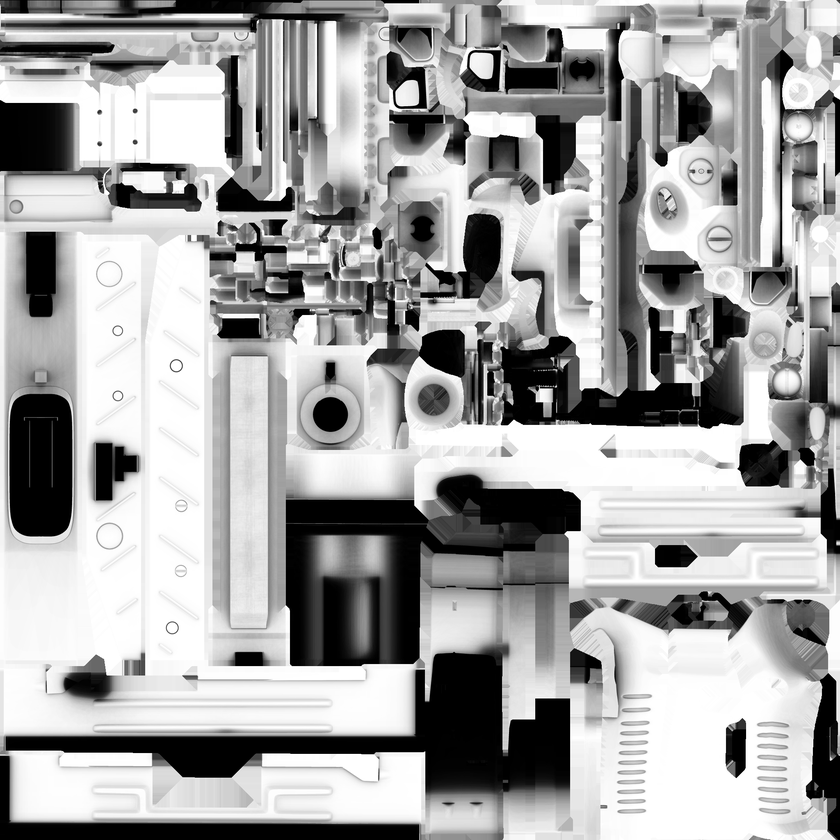
#> input picture assets/UZI_AO.png, 840 x 840 px, shrunk from 2048 x 2048 before the run
$ python render_critique.py ../assets/UZI_AO.png
#> lines starting #> are read from the running program, lines starting #| are printed output that depends on the picture; after the words box and inside, x2 and y2 are one past the last pixel; in counts of white or black regions, pixels touching at a corner belong together
#!/usr/bin/env python3
"""Headless render-critique tool for ElectroBench screenshots.

Loads PPM/PNG frames, computes scene-health statistics (exposure clipping,
colour cast, contrast, overbright region geometry) and prints a terse,
actionable critique. Untracked local tooling -- do NOT commit.

Usage: python3 scripts/render_critique.py frame1.ppm [frame2.png ...]
"""
import sys
import os
from collections import deque

import numpy as np
from PIL import Image


def load_frame(path):
    """Return HxWx3 float RGB in [0,1]. Parses PPM headers properly."""
#> called with path = '../assets/UZI_AO.png'
    if path.lower().endswith(".ppm"):
        with open(path, "rb") as f:
            data = f.read()
        # tokenize header: P6, width, height, maxval, then single whitespace
        tokens = []
        i = 0
        while len(tokens) < 4:
            while i < len(data) and data[i : i + 1].isspace():
                i += 1
            if data[i : i + 1] == b"#":
                while i < len(data) and data[i] != 10:
                    i += 1
                continue
            j = i
            while j < len(data) and not data[j : j + 1].isspace():
                j += 1
            tokens.append(data[i:j])
            i = j
        i += 1  # the single whitespace after maxval
        w, h = int(tokens[1]), int(tokens[2])
        px = np.frombuffer(data, dtype=np.uint8, offset=i).reshape(h, w, 3)
        return px.astype(np.float32) / 255.0
    img = Image.open(path).convert("RGB")
#> img is the input picture: PIL image 840x840 RGB; min 0, max 255, mean 163.4
    return np.asarray(img, dtype=np.float32) / 255.0


def luma(rgb):
    return rgb[..., 0] * 0.2126 + rgb[..., 1] * 0.7152 + rgb[..., 2] * 0.0722


def largest_blob(mask):
    """Largest 4-connected component of a bool mask: (area_px, bbox)."""
    h, w = mask.shape
    seen = np.zeros_like(mask, dtype=bool)
    best = (0, None)
    for sy, sx in zip(*np.nonzero(mask)):
        if seen[sy, sx]:
            continue
        q = deque([(sy, sx)])
        seen[sy, sx] = True
        area = 0
        x0 = x1 = sx
        y0 = y1 = sy
        while q:
            y, x = q.popleft()
            area += 1
            x0, x1 = min(x0, x), max(x1, x)
            y0, y1 = min(y0, y), max(y1, y)
            for dy, dx in ((1, 0), (-1, 0), (0, 1), (0, -1)):
                ny, nx = y + dy, x + dx
                if 0 <= ny < h and 0 <= nx < w and mask[ny, nx] and not seen[ny, nx]:
                    seen[ny, nx] = True
                    q.append((ny, nx))
        if area > best[0]:
            best = (area, (x0, y0, x1, y1))
    return best


def critique(path):
    rgb = load_frame(path)
    h, w, _ = rgb.shape
#> h = 840; w = 840
    L = luma(rgb)
    sat = rgb.max(axis=-1) - rgb.min(axis=-1)
#> sat: shape (840, 840) float32; every value is 0
    name = os.path.basename(path)

    print(f"== {name}  ({w}x{h}) ==")
#| == UZI_AO.png  (840x840) ==
    print(
        f"  luma   mean={L.mean():.3f}  p50={np.percentile(L,50):.3f}  "
        f"p95={np.percentile(L,95):.3f}  p99={np.percentile(L,99):.3f}  max={L.max():.3f}"
    )
#|   luma   mean=0.641  p50=0.776  p95=1.000  p99=1.000  max=1.000
    print(
        f"  clip   over(>0.97)={100*(L>0.97).mean():.2f}%  "
        f"under(<0.03)={100*(L<0.03).mean():.2f}%"
    )
#|   clip   over(>0.97)=20.73%  under(<0.03)=13.73%
    print(
        f"  colour R/G/B mean={rgb[...,0].mean():.3f}/{rgb[...,1].mean():.3f}/"
        f"{rgb[...,2].mean():.3f}  sat mean={sat.mean():.3f}"
    )
#|   colour R/G/B mean=0.641/0.641/0.641  sat mean=0.000
    # region breakdown (thirds vertically)
    for label, sl in (("top", slice(0, h // 3)),
                      ("mid", slice(h // 3, 2 * h // 3)),
                      ("bot", slice(2 * h // 3, h))):
        r = rgb[sl]
        print(
            f"  region {label:3s} luma={L[sl].mean():.3f}  "
            f"over={100*(L[sl]>0.97).mean():.2f}%  "
            f"RGB={r[...,0].mean():.2f}/{r[...,1].mean():.2f}/{r[...,2].mean():.2f}"
        )
#> this loop made 3 passes
#|   region top luma=0.625  over=14.52%  RGB=0.63/0.63/0.63
#|   region mid luma=0.624  over=20.08%  RGB=0.62/0.62/0.62
#|   region bot luma=0.673  over=27.59%  RGB=0.67/0.67/0.67
#> pass 1, in critique, `r = rgb[sl]`:
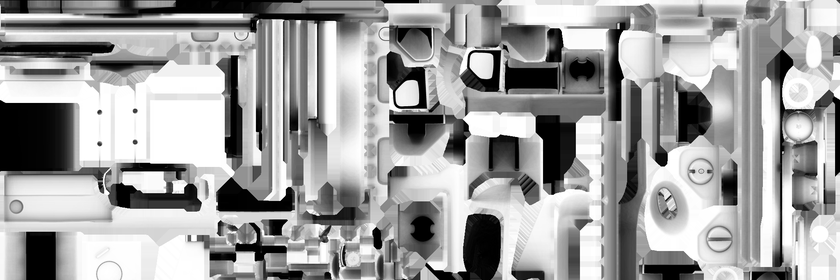
#> r: shape (280, 840, 3) float32; min 0, max 1, mean 0.625
#> pass 2, in critique, `r = rgb[sl]`:
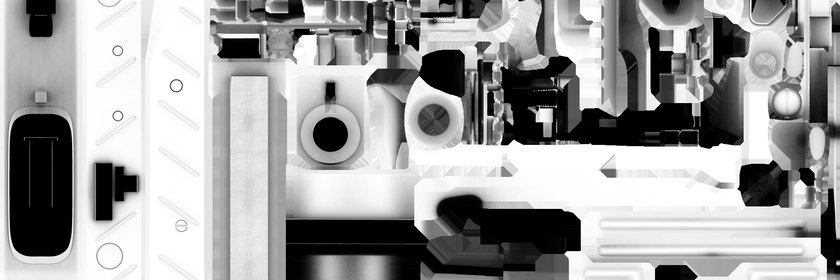
#> r: shape (280, 840, 3) float32; min 0, max 1, mean 0.624
#> pass 3, in critique, `r = rgb[sl]`:
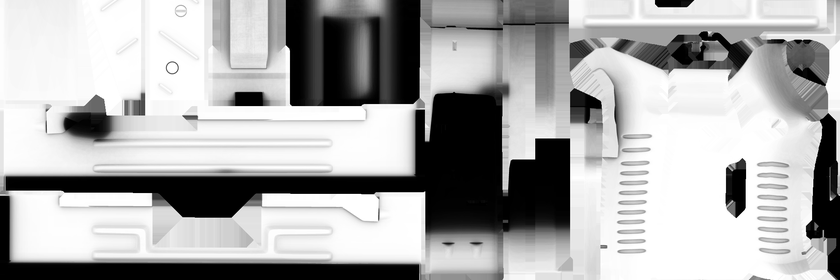
#> r: shape (280, 840, 3) float32; min 0, max 1, mean 0.673
    # overbright blob geometry: the "white dome / starburst" detector
    mask = L > 0.93
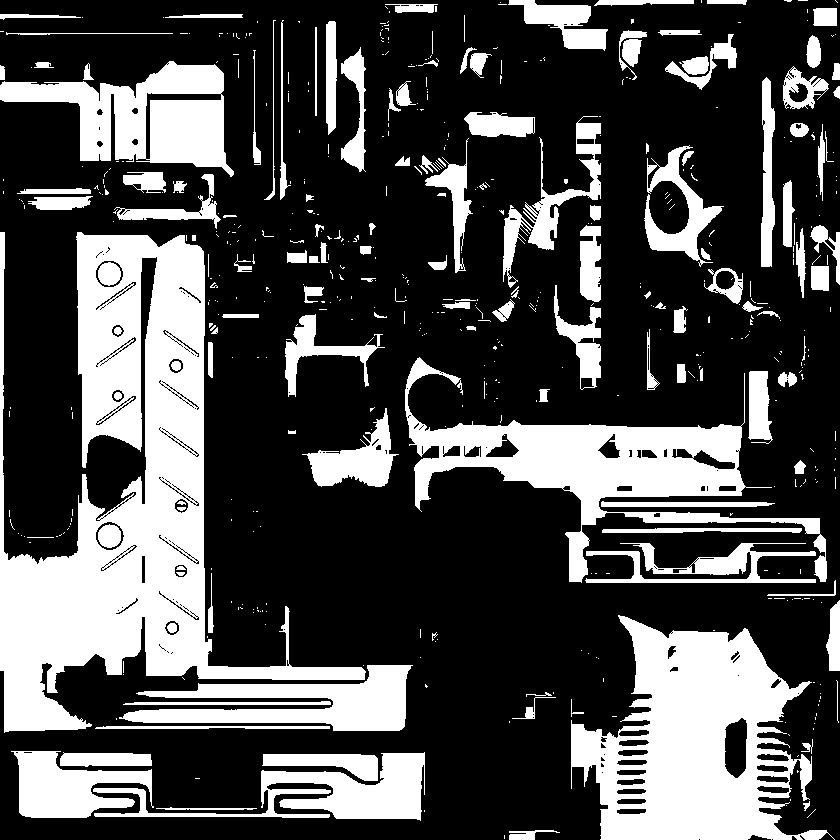
#> mask: shape (840, 840) bool; 29.9% white; 565 white regions (423 under 20 px), largest, box (x1, y1, x2, y2) and area: (0, 232, 366, 733) 61871, (571, 615, 835, 840) 32350, (405, 357, 827, 583) 22638
    if mask.any():
        area, bbox = largest_blob(mask)
#> the loop in largest_blob, `for sy, sx in zip(*np.nonzero(mask)):` made 210622 passes
#> sx on passes 2 to 4: 510, 511, 512
#> after the loop in largest_blob, `for sy, sx in zip(*np.nonzero(mask)):`: best = (61661, (0, 232, 365, 732))
#> area = 61661; bbox = (0, 232, 365, 732)
        pct = 100.0 * area / (h * w)
#> pct = 8.74
        x0, y0, x1, y1 = bbox
#> x0 = 0; y0 = 232; x1 = 365; y1 = 732
        bw, bh = x1 - x0 + 1, y1 - y0 + 1
#> bw = 366; bh = 501
        fill = area / (bw * bh)
#> fill = 0.336
        print(
            f"  BLOB>0.93: {pct:.2f}% of frame  bbox=({x0},{y0})-({x1},{y1}) "
            f"{bw}x{bh}  fill={fill:.2f}"
            + ("   <-- SOLID MASS (dome/sheet!)" if fill > 0.55 and bw > w * 0.08 else "")
        )
#|   BLOB>0.93: 8.74% of frame  bbox=(0,232)-(365,732) 366x501  fill=0.34
    else:
        print("  BLOB>0.93: none")
    # contrast: rms of laplacian as a crispness proxy
    gy, gx = np.gradient(L)
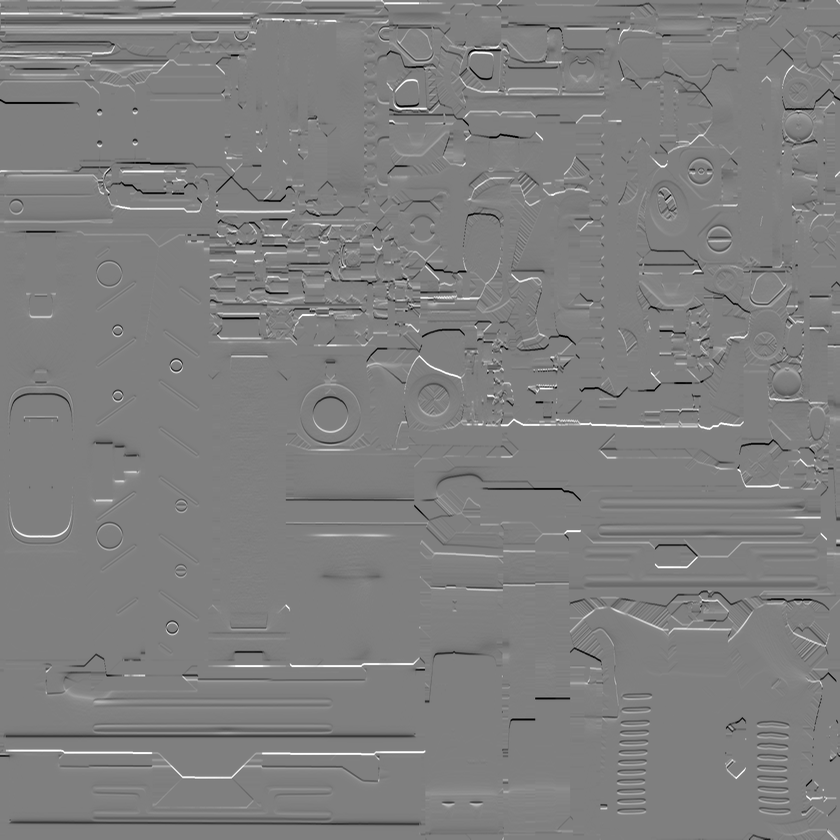
#> gy: shape (840, 840) float32; min -0.5, max 0.5, mean -7.12e-05; drawn with min black and max white
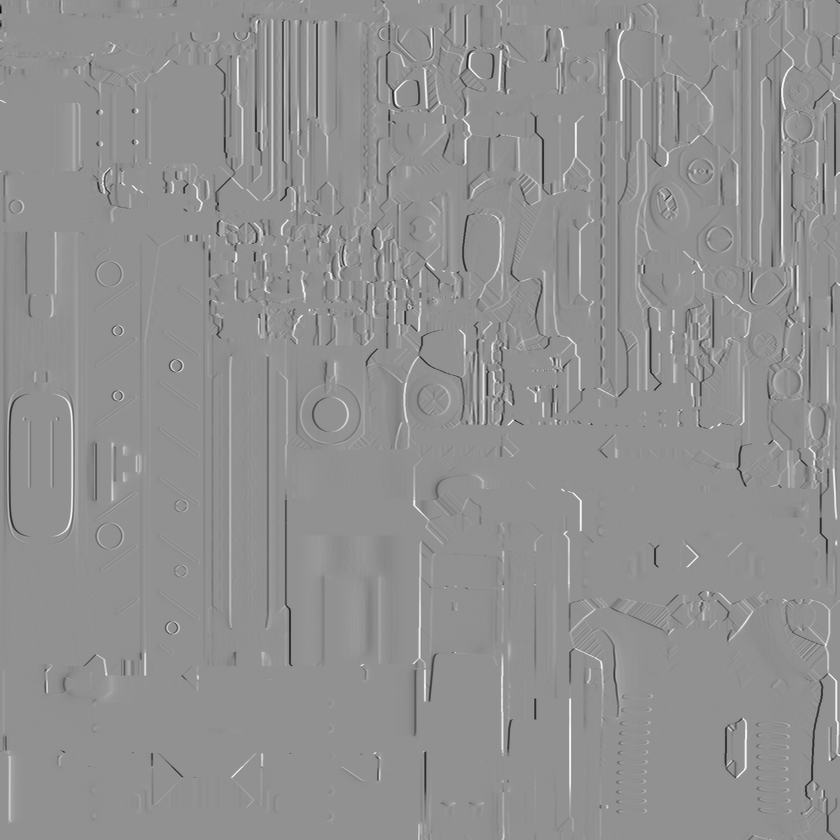
#> gx: shape (840, 840) float32; min -0.714, max 0.541, mean -0.000169; drawn with min black and max white
    print(f"  detail grad-rms={np.sqrt((gx**2+gy**2).mean()):.4f}")
#|   detail grad-rms=0.0853
    print()


if __name__ == "__main__":
    for p in sys.argv[1:]:
        critique(p)

$ run again, on assets/UZI_Metallic.png
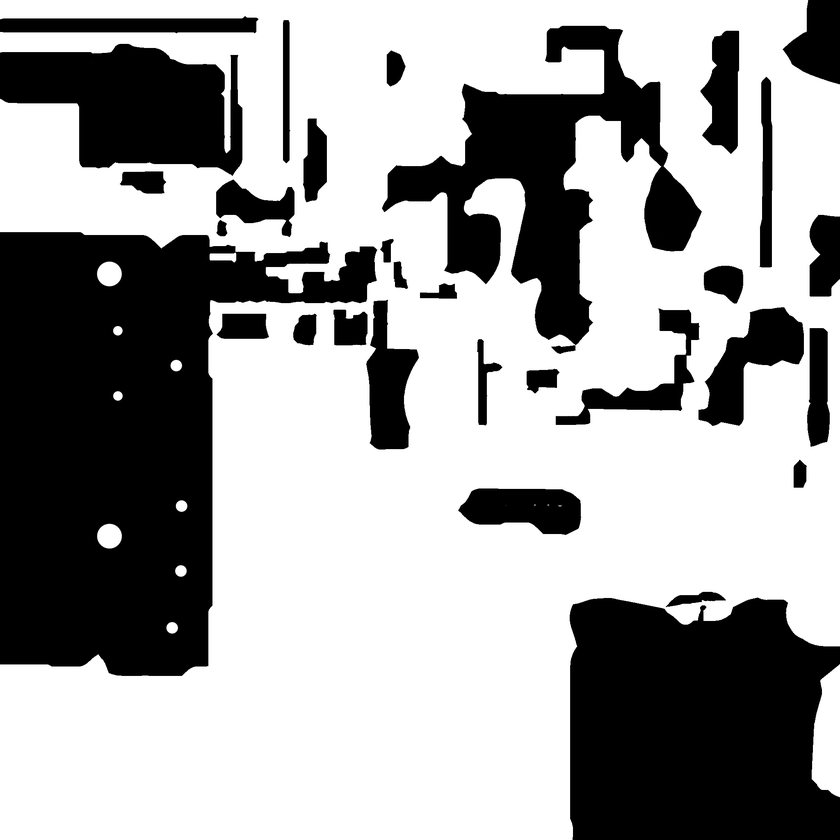
#> input picture assets/UZI_Metallic.png, 840 x 840 px, shrunk from 2048 x 2048 before the run
#> sat: shape (840, 840) float32; every value is 0
#| == UZI_Metallic.png  (840x840) ==
#|   luma   mean=0.633  p50=1.000  p95=1.000  p99=1.000  max=1.000
#|   clip   over(>0.97)=62.48%  under(<0.03)=35.74%
#|   colour R/G/B mean=0.633/0.633/0.633  sat mean=0.000
#> the loop in critique, `for label, sl in (("top", slice(0, h // 3)), ("mid", slice(h // 3, 2 *..` made 3 passes
#|   region top luma=0.632  over=61.77%  RGB=0.63/0.63/0.63
#|   region mid luma=0.614  over=60.43%  RGB=0.61/0.61/0.61
#|   region bot luma=0.655  over=65.25%  RGB=0.66/0.66/0.66
#> in critique, `mask = L > 0.93`:
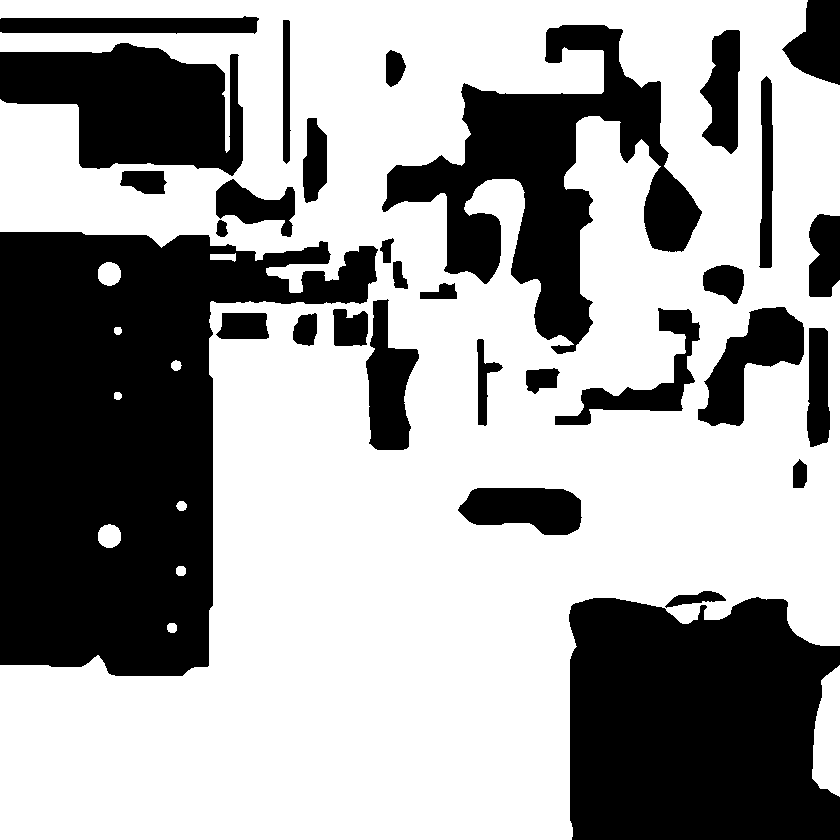
#> mask: shape (840, 840) bool; 62.6% white; 31 black regions, largest, box (x1, y1, x2, y2) and area: (0, 232, 378, 676) 97777, (569, 597, 840, 840) 58324, (382, 25, 702, 354) 35877
#> the loop in largest_blob, `for sy, sx in zip(*np.nonzero(mask)):` made 441816 passes
#> best on pass 1: (437501, (0, 0, 839, 839))
#> in critique, `area, bbox = largest_blob(mask)`: area = 437501; bbox = (0, 0, 839, 839)
#> pct = 62
#> in critique, `x0, y0, x1, y1 = bbox`: x0 = 0; x1 = 839
#> bw = 840
#> fill = 0.62
#|   BLOB>0.93: 62.00% of frame  bbox=(0,0)-(839,839) 840x840  fill=0.62   <-- SOLID MASS (dome/sheet!)
#> in critique, `gy, gx = np.gradient(L)`:
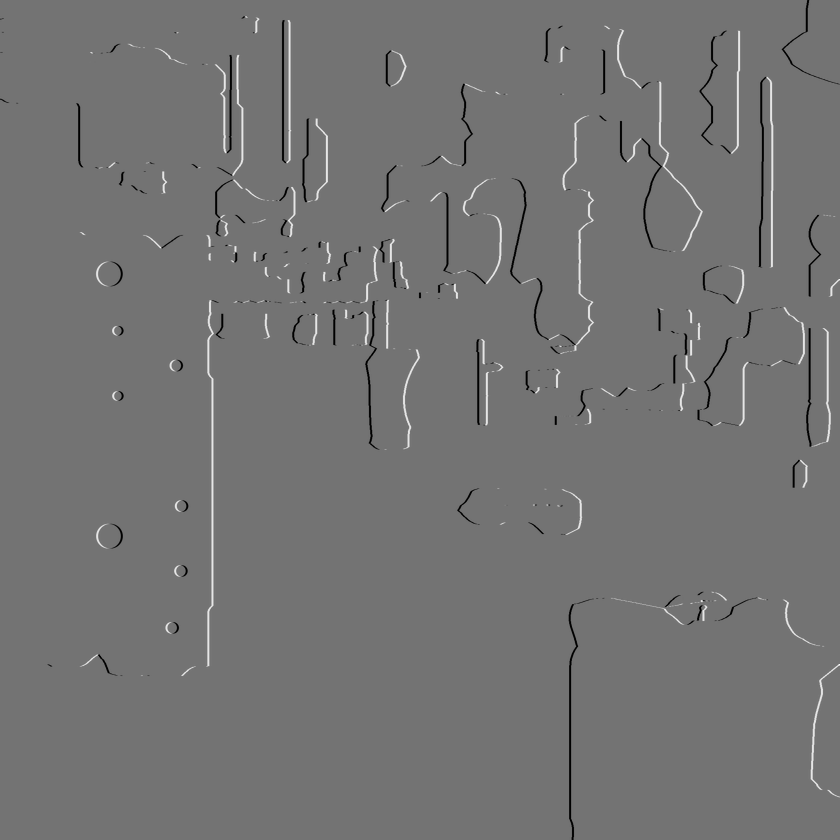
#> gx: shape (840, 840) float32; min -0.5, max 0.604, mean 0.000402; drawn with min black and max white
#|   detail grad-rms=0.0830
